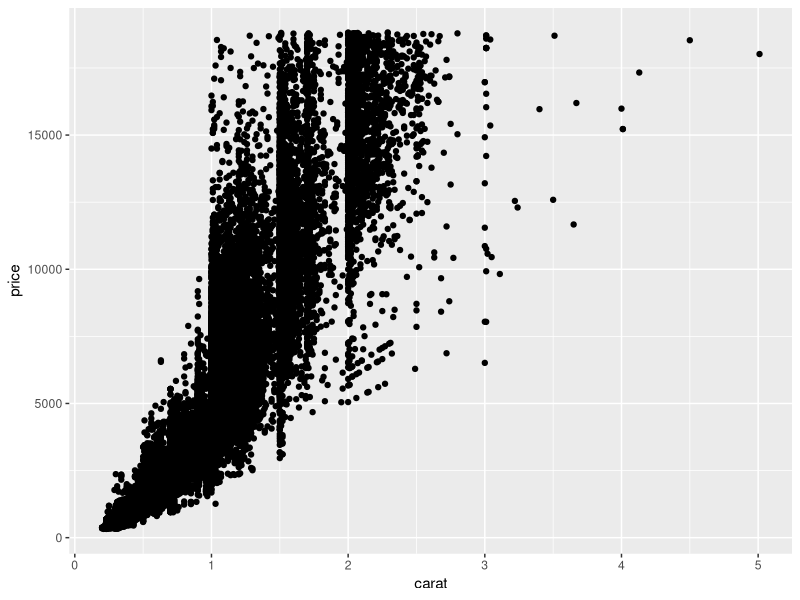
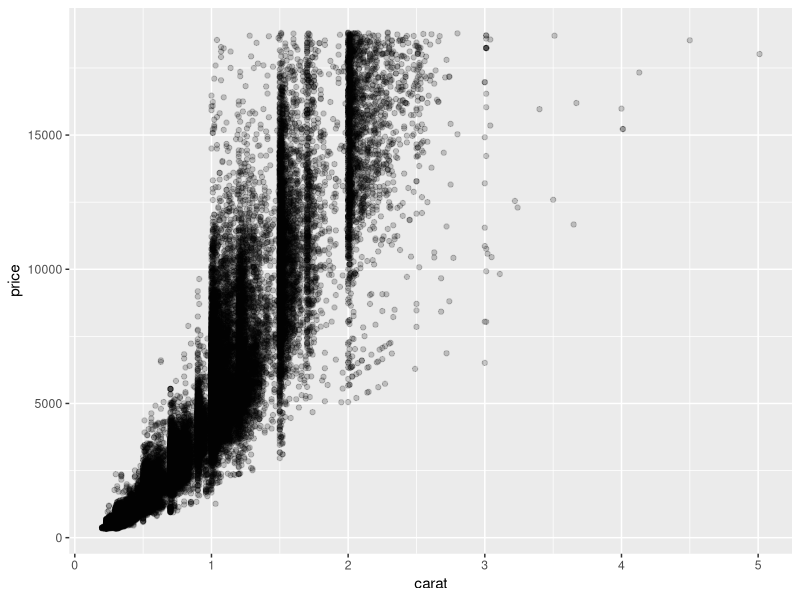
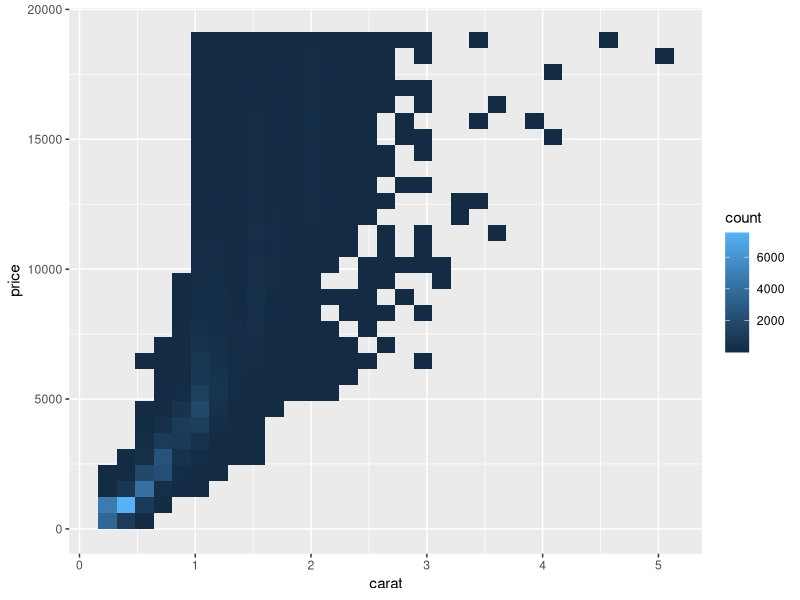
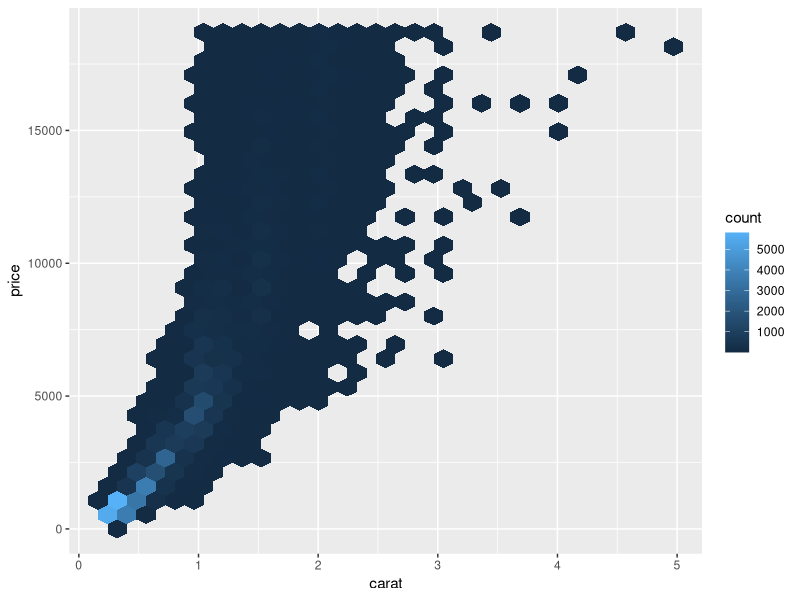
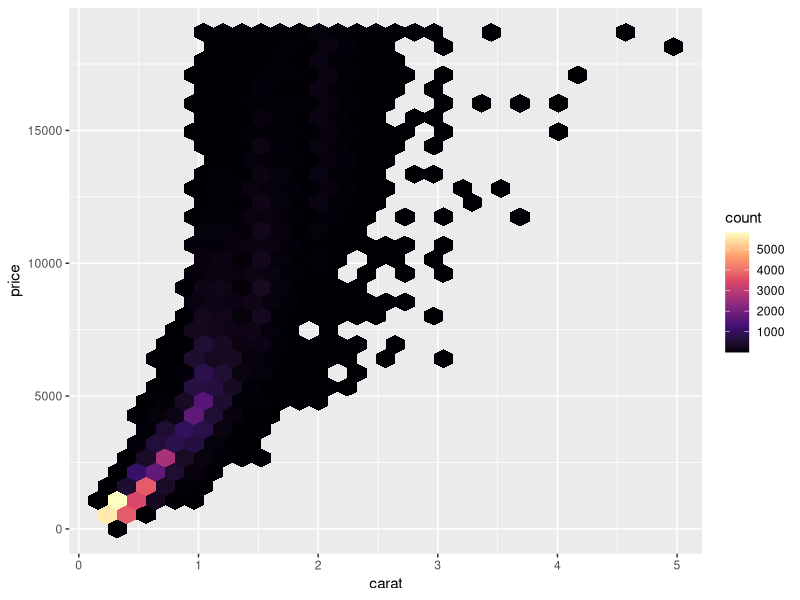
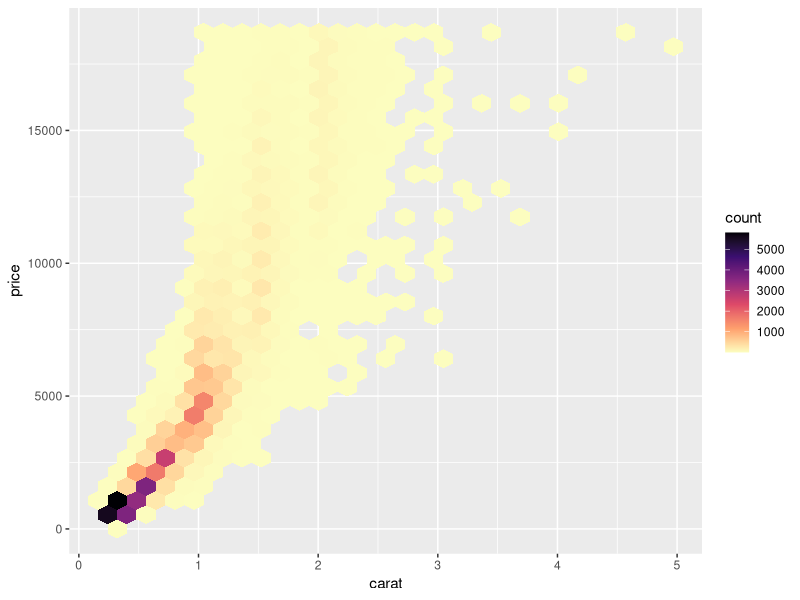
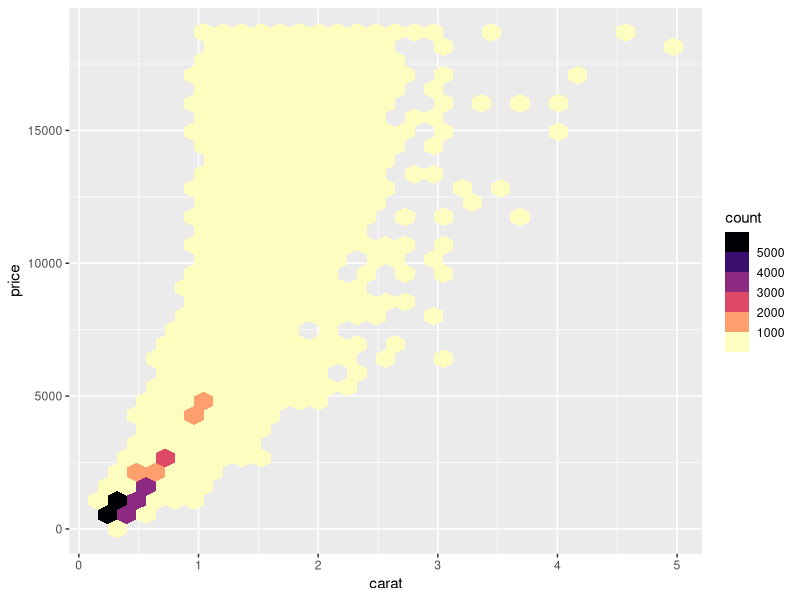
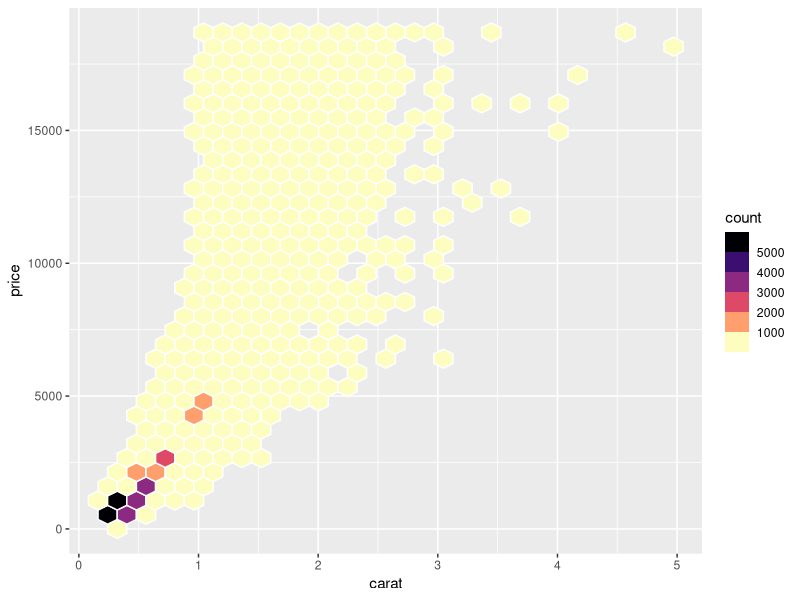

Here is the R script that generated these plots, in order: (Note: this script raises an error after producing the figures.)
## ---- chunk 1
knitr::opts_chunk$set(
  collapse = TRUE,
  comment = "#>",
  warning = FALSE,
  message = FALSE
)
## ---- chunk 2
library(ggplot2)
## ---- chunk 3
ggplot(diamonds, aes(x = carat, y = price)) +
  geom_point()

ggplot(diamonds, aes(x = carat, y = price)) +
  geom_point(alpha = .2)

ggplot(diamonds, aes(x = carat, y = price)) +
  geom_bin2d()

ggplot(diamonds, aes(x = carat, y = price)) +
  geom_hex()

ggplot(diamonds, aes(x = carat, y = price)) +
  geom_hex() +
  scale_fill_viridis_c(option = "magma")

ggplot(diamonds, aes(x = carat, y = price)) +
  geom_hex() +
  scale_fill_viridis_c(option = "magma", direction = -1)

ggplot(diamonds, aes(x = carat, y = price)) +
  geom_hex() +
  scale_fill_viridis_b(option = "magma", direction = -1)

ggplot(diamonds, aes(x = carat, y = price)) +
  geom_hex(color = "white") +
  scale_fill_viridis_b(option = "magma", direction = -1)

ggplot(diamonds, aes(x = carat, y = price)) +
  geom_hex(color = "white") +
  scale_fill_viridis_b(option = "magma", direction = -1) +
  theme_minimal()

ggplot(diamonds, aes(x = carat, y = price)) +
  geom_hex(color = "white") +
  scale_fill_viridis_b(option = "magma", direction = -1) +
  theme_minimal() +
  theme(panel.grid.minor = element_blank())

ggplot(diamonds, aes(x = carat, y = price)) +
  geom_hex(color = "white") +
  coord_cartesian(clip = "off") +
  scale_y_continuous(labels = scales::dollar_format()) +
  scale_fill_viridis_b(option = "magma", direction = -1) +
  theme_minimal() +
  theme(panel.grid.minor = element_blank()) +
  labs(x = "Carat", y = NULL, fill = "Number of diamonds")

ggplot(diamonds, aes(x = carat, y = price)) +
  geom_hex(color = "white") +
  coord_cartesian(clip = "off") +
  scale_y_continuous(labels = scales::dollar_format()) +
  scale_fill_viridis_b(option = "magma", direction = -1) +
  theme_minimal() +
  theme(
    panel.grid.minor = element_blank(),
    legend.position = "top"
  ) +
  labs(x = "Carat", y = NULL, fill = "Number of diamonds")

g <- 
  ggplot(diamonds, aes(x = carat, y = price)) +
  geom_hex(color = "white") +
  coord_cartesian(clip = "off") +
  scale_y_continuous(labels = scales::dollar_format()) +
  scale_fill_viridis_b(
    option = "magma", direction = -1,
    guide = guide_colorsteps(
      title.position = "top", show.limits = TRUE, 
      barwidth = unit(16, "lines"), barheight = unit(.8, "lines")
    )
  ) +
  theme_minimal() +
  theme(
    panel.grid.minor = element_blank(),
    legend.position = "top"
  ) +
  labs(x = "Carat", y = NULL, fill = "Number of diamonds")

g
## ---- chunk 4
g
## ---- chunk 5
gg_playback(
  name = file.path(tempdir(), "recording", "diamonds.gif"),
  first_image_duration = 4,
  last_image_duration = 12,
  frame_duration = .5,
  image_resize = 900,
  width = 800,
  height = 800
)
